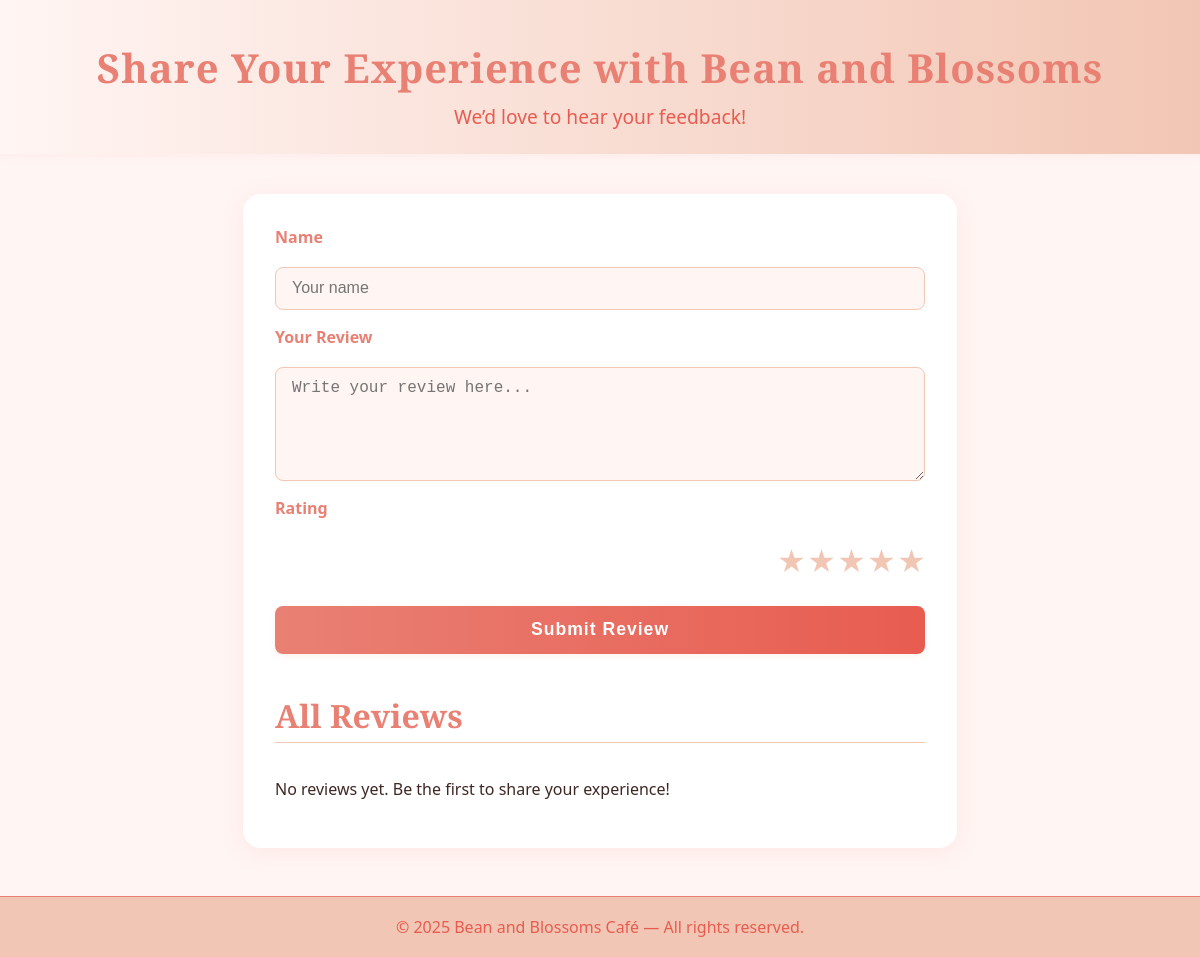
The page /review/ on the database as committed earlier.
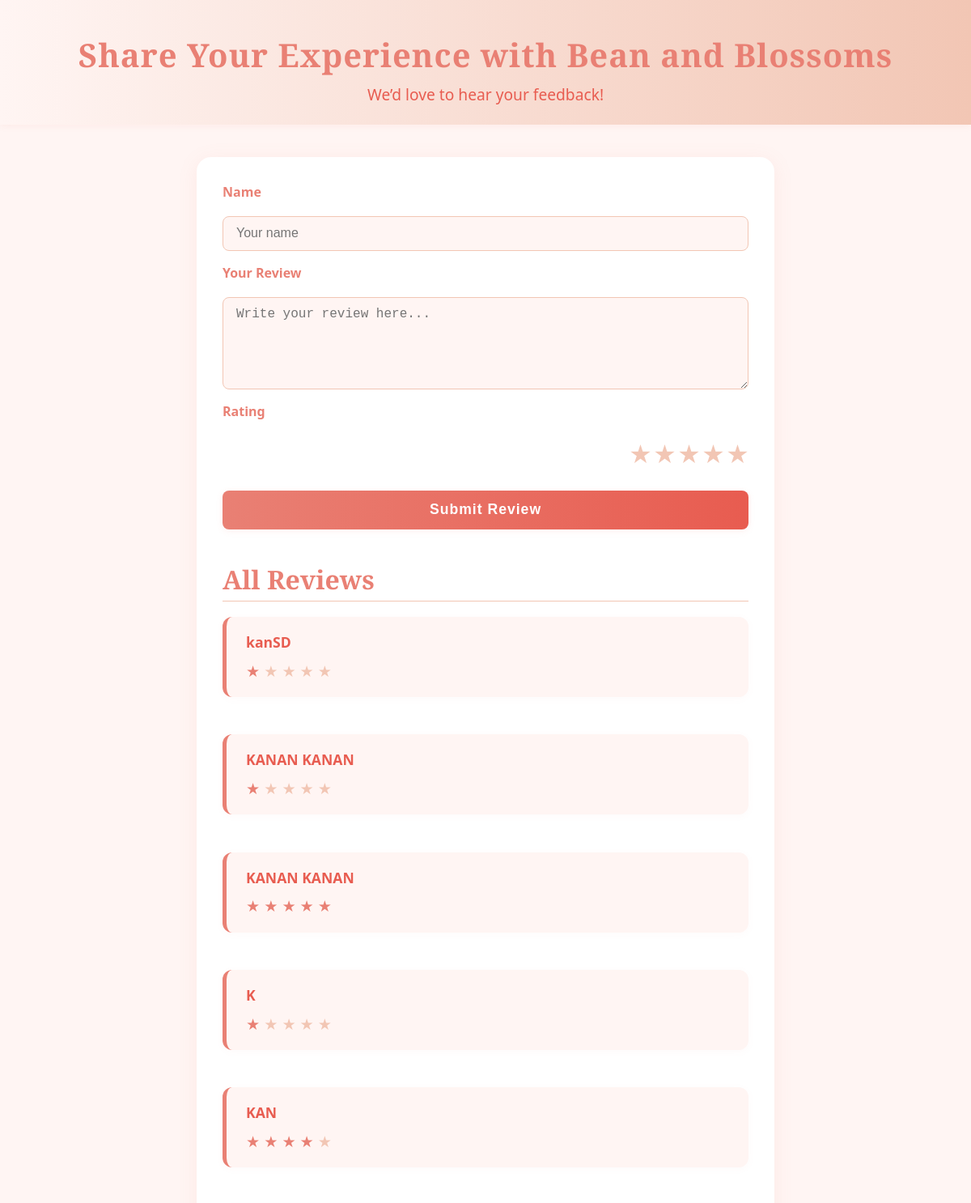
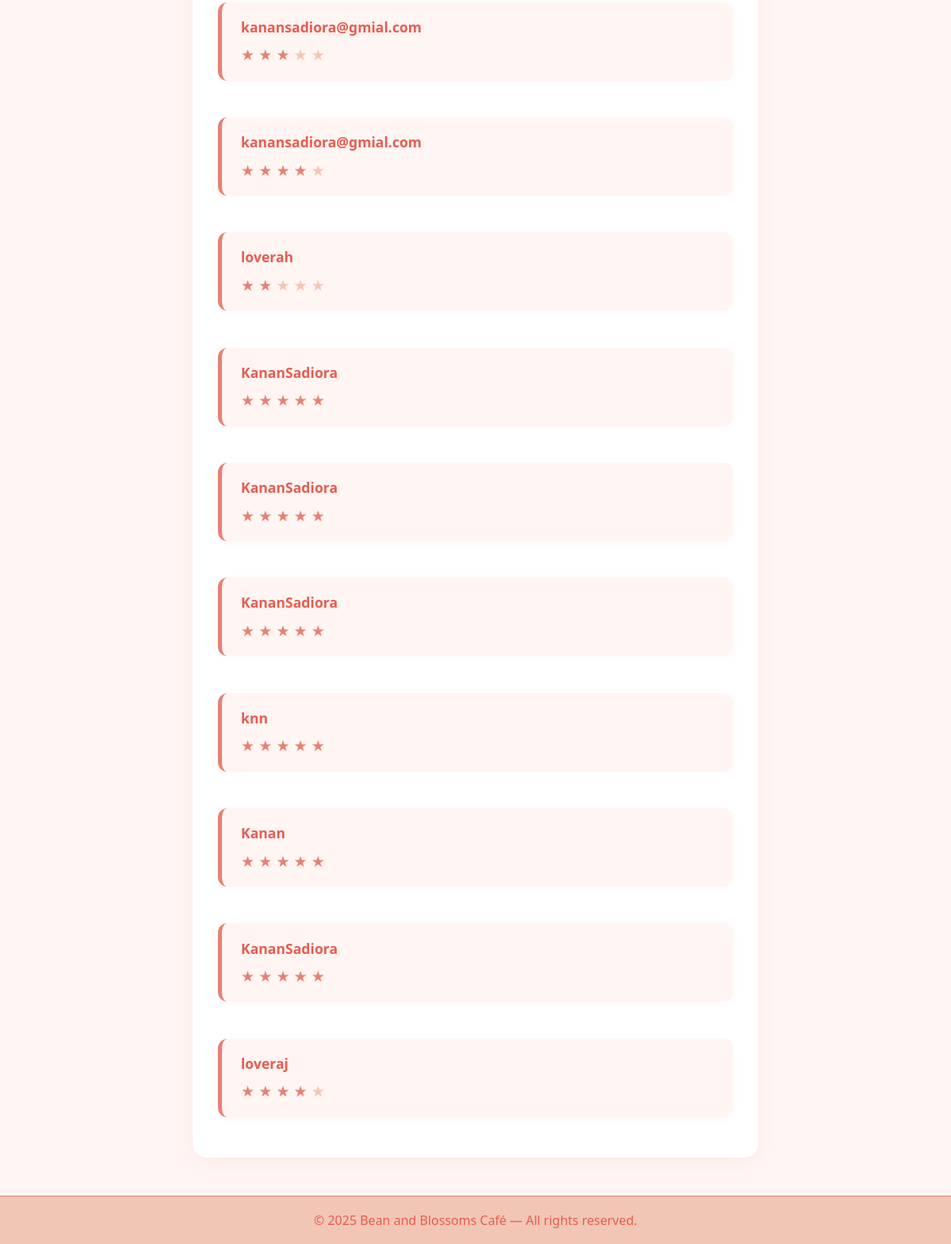
The same page on the database as committed later (2 pictures, top to bottom).
### main/models.py (models this page shows, shortened)
class review(models.Model):
    name = models.CharField(max_length=100)
    review_text = models.TextField()
    rating = models.IntegerField()

### main/views.py (the view, shortened to what this page needs)
# urls.py: path('review/', reviewpage, name='review'),
def reviewpage(request):
    reviews = review.objects.all()  # Fetch all reviews from the database
    return render(request, 'review.html', {'reviews': reviews})  # Pass reviews to template

### cart/context_processors.py (called while the page is built)
def cart(request):
    return {'cart': Cart(request)}

### main/templates/review.html (shortened to what this page needs)
<!DOCTYPE html>
<html lang="en">
<head>
</head>
<body>
  <header>
    <h1>Share Your Experience with Bean and Blossoms</h1>
    <p>We’d love to hear your feedback!</p>
  </header>
  <main>
    <form method="POST" action="{% url 'submit_review' %}">
      <label for="name">Name</label>
      <input type="text" id="name" name="name" placeholder="Your name" required />
      <label for="review">Your Review</label>
      <textarea id="review" name="review" placeholder="Write your review here..." required></textarea>
      <label>Rating</label>
      <div class="star-rating">
        <label for="star5">&#9733;</label>
        <label for="star4">&#9733;</label>
        <label for="star3">&#9733;</label>
        <label for="star2">&#9733;</label>
        <label for="star1">&#9733;</label>
      </div>
      <button type="submit">Submit Review</button>
    </form>
    <h2>All Reviews</h2>
    <div class="reviews">
      {% for review in reviews %}
        <div class="review">
          <h3>{{ review.name }}</h3>
          <div class="star-display">
            {% for i in "12345" %}
              {% if forloop.counter <= review.rating %}
                <span class="filled">&#9733;</span>
              {% else %}
                <span class="empty">&#9733;</span>
              {% endif %}
            {% endfor %}
          </div>
        </div>
      {% empty %}
        <p>No reviews yet. Be the first to share your experience!</p>
      {% endfor %}
    </div>
  </main>
  <footer>
    &copy; {{ year|default:2025 }} Bean and Blossoms Café &mdash; All rights reserved.
  </footer>
</body>
</html>

### main/templates/review.html (style rules this page uses)
body { background: #FFF5F3; font-family: 'Segoe UI', 'Helvetica Neue', Arial, sans-serif; color: #3E2723; margin: 0; padding: 0; min-height: 100vh; }
header { background: linear-gradient(90deg, #FFF5F3 0%, #F2C6B4 100%); padding: 2.5rem 0 1.5rem 0; text-align: center; box-shadow: 0 2px 8px rgba(233, 128, 116, 0.08); }
header h1 { font-family: 'Playfair Display', serif; font-size: 2.5rem; margin: 0 0 0.5rem 0; letter-spacing: 1px; color: #E98074; }
header p { font-size: 1.2rem; color: #E85C50; margin: 0; }
main { max-width: 650px; margin: 2.5rem auto; padding: 2rem; background: #FFF; border-radius: 18px; box-shadow: 0 4px 24px rgba(233, 128, 116, 0.10); }
form { display: flex; flex-direction: column; gap: 1rem; margin-bottom: 2.5rem; }
label { font-weight: 600; margin-bottom: 0.2rem; color: #E98074; }
input[type="text"], textarea { padding: 0.7rem 1rem; border: 1.5px solid #F2C6B4; border-radius: 8px; background: #FFF5F3; font-size: 1rem; transition: border 0.2s; }
textarea { min-height: 90px; resize: vertical; }
.star-rating { direction: rtl; display: inline-flex; font-size: 1.7rem; gap: 0.1rem; margin-top: 0.2rem; }
.star-rating label { color: #F2C6B4; cursor: pointer; transition: color 0.2s; padding: 0 2px; }
button[type="submit"], .btn-danger { background: linear-gradient(90deg, #E98074 0%, #E85C50 100%); color: #fff; border: none; padding: 0.85rem 1.2rem; border-radius: 8px; font-size: 1.1rem; font-weight: 700; cursor: pointer; letter-spacing: 1px; margin-top: 0.5rem; box-shadow: 0 2px 8px rgba(233, 128, 116, 0.10); transition: background 0.2s, box-shadow 0.2s; }
h2 { font-family: 'Playfair Display', serif; font-size: 2rem; margin-bottom: 1.2rem; color: #E98074; border-bottom: 1.5px solid #F2C6B4; padding-bottom: 0.3rem; }
.reviews { display: flex; flex-direction: column; gap: 1.7rem; }
.review { background: #FFF5F3; border-radius: 12px; padding: 1.2rem 1.5rem; box-shadow: 0 2px 10px rgba(233, 128, 116, 0.04); border-left: 5px solid #E98074; margin-bottom: 1.2rem; position: relative; }
.review h3 { margin: 0 0 0.3rem 0; font-size: 1.1rem; color: #E85C50; }
.star-display { font-size: 1.2rem; }
.star-display .filled { color: #E98074; }
.star-display .empty { color: #F2C6B4; }
footer { background: #F2C6B4; color: #E85C50; text-align: center; padding: 1.2rem 0; margin-top: 3rem; font-size: 1rem; border-top: 1.5px solid #E98074; }

Rows that differ between the two databases and show on the page:
added review: name "kanSD", rating 1 (drawn)
added review: name "KANAN KANAN", rating 1 (drawn)
added review: name "KANAN KANAN", rating 5 (drawn)
added review: name "K", rating 1 (drawn)
added review: name "KAN", rating 4 (drawn)
added review: name "kanansadiora@gmial.com", rating 3 (drawn)
added review: name "kanansadiora@gmial.com", rating 4 (drawn)
added review: name "loverah", rating 2 (drawn)
added review: name "KananSadiora", rating 5 (drawn)
added review: name "KananSadiora", rating 5 (drawn)
added review: name "KananSadiora", rating 5 (drawn)
added review: name "knn", rating 5 (drawn)
added review: name "Kanan", rating 5 (drawn)
added review: name "KananSadiora", rating 5 (drawn)
added review: name "loveraj", rating 4 (drawn)
Other text that changed with them:
text no longer shown: "No reviews yet. Be the first to share your experience!"
